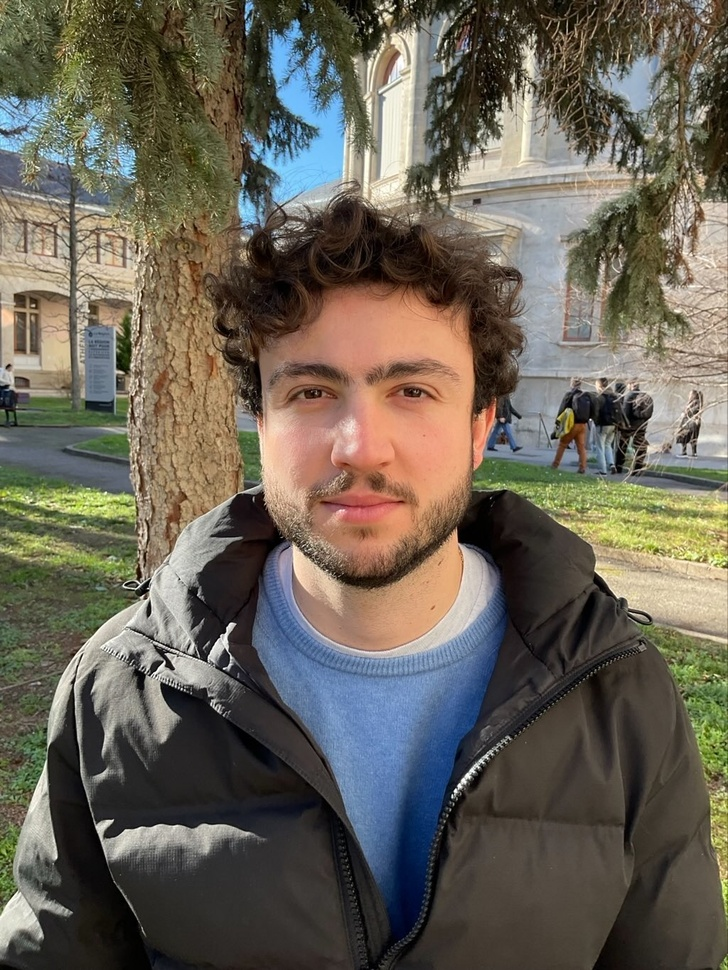
//> input picture images/moicassou.jpg, 728 x 970 px, shrunk from 1024 x 1365 before the run
$ ./replacePixels   (built with g++ and OpenCV 4)
//> lines starting //> are read from the running program, lines starting //| are printed output that depends on the picture
#include <stdio.h>
#include <opencv2/opencv.hpp>
#include <opencv2/imgproc/imgproc.hpp>

using namespace cv;
using namespace std;

int main() {

    Mat img, newimg;

    img = imread("/home/paviudes/dev/mosaicgiphycpp/images/moicassou.jpg", IMREAD_COLOR);
//> img is the input picture: 970 rows x 728 cols, CV_8UC3; mean B, G, R 87.4, 99.4, 105.6
    cvtColor(img, img, COLOR_BGR2GRAY);
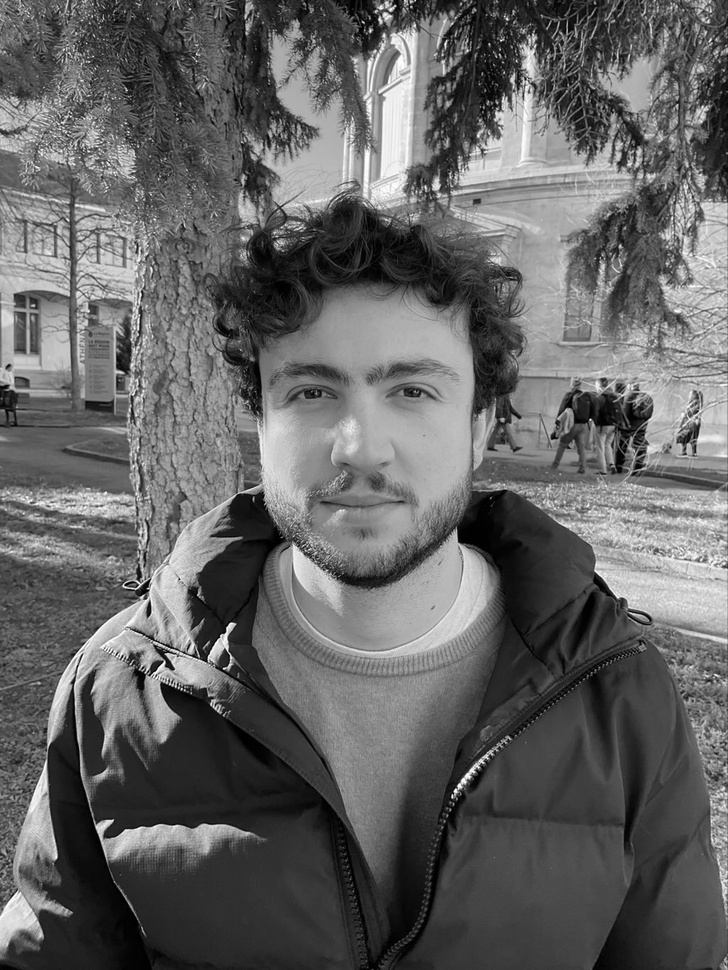
//> img: 970 rows x 728 cols, CV_8UC1; min 0, max 255, mean 99.9

    int width, height;
    width = img.size().width;
//> width = 728
    height = img.size().height;
//> height = 970

    // create new array
    Mat output_arr = Mat::zeros(Size(width, height), CV_8UC1);

    for (int i=0; i < height; i++)
    {
        for (int j=0; j < width; j++)
        {
            uchar &value = img.at<uchar>(j, i);
            uchar &newValue = output_arr.at<uchar>(j, i);
            newValue = value;
        }
    }

    // save big image
    imwrite("./zerosarray.jpg", output_arr);
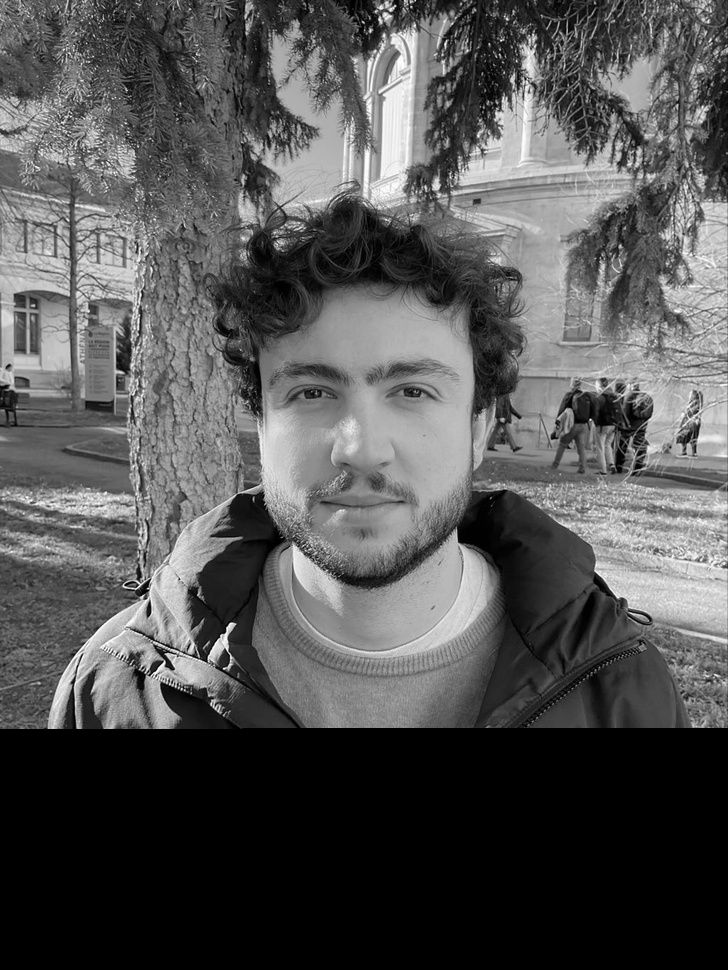
//> saved as zerosarray.jpg: 970 rows x 728 cols, CV_8UC1; min 0, max 255, mean 84.4

    return 0;
}

$ run again, with images/jeanne.jpg copied over images/moicassou.jpg
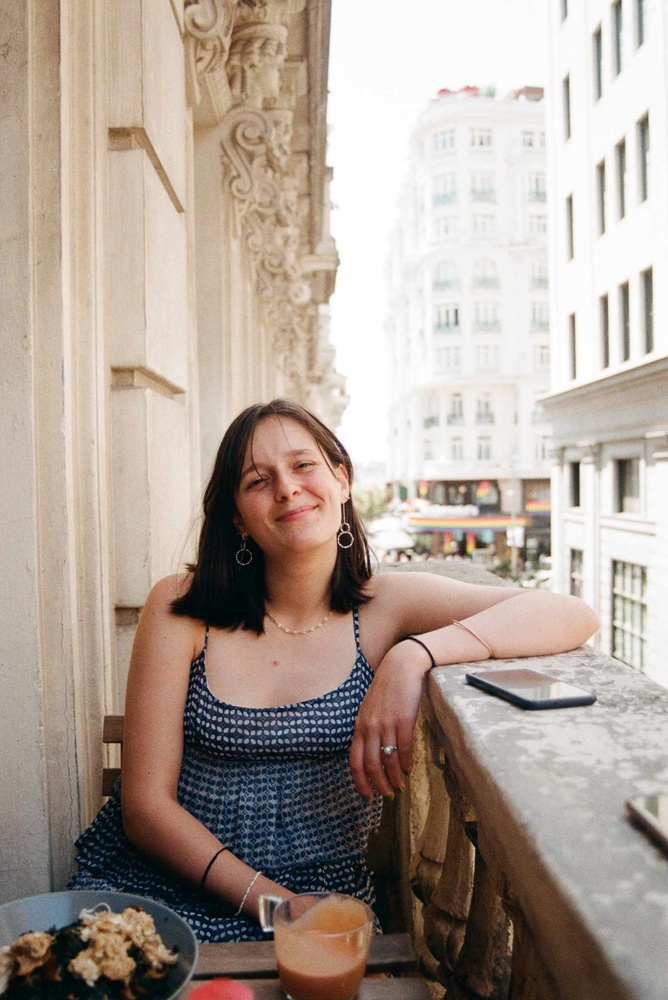
//> input picture images/jeanne.jpg, 668 x 1000 px, shrunk from 1368 x 2048 before the run
//> img is the input picture: 1000 rows x 668 cols, CV_8UC3; mean B, G, R 150.4, 160.3, 174.1
//> `cvtColor(img, img, COLOR_BGR2GRAY);`:
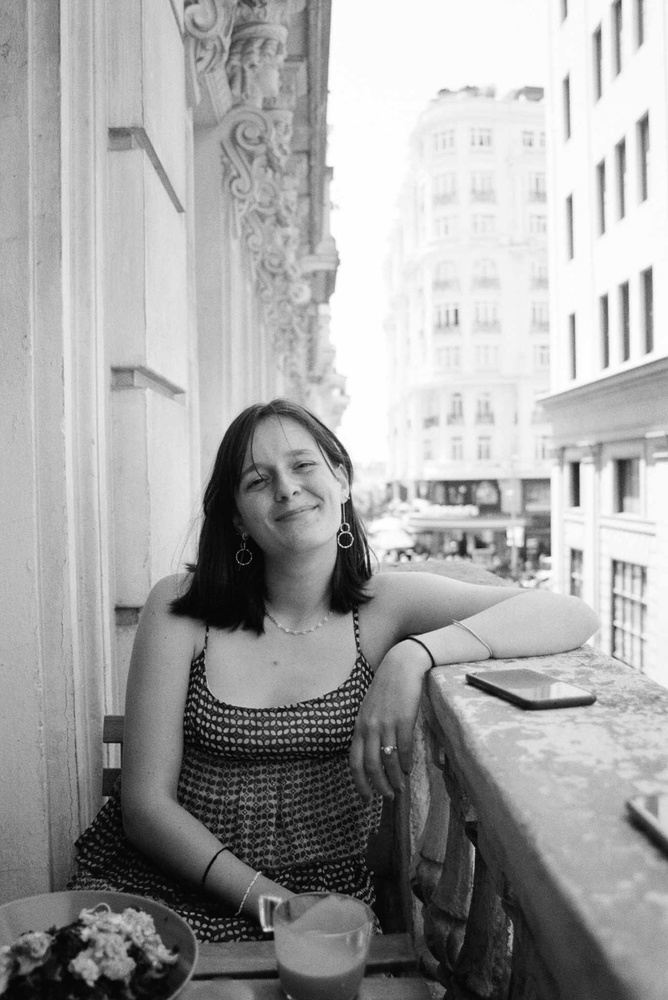
//> img: 1000 rows x 668 cols, CV_8UC1; min 0, max 255, mean 163.3
//> `imwrite("./zerosarray.jpg", output_arr);`:
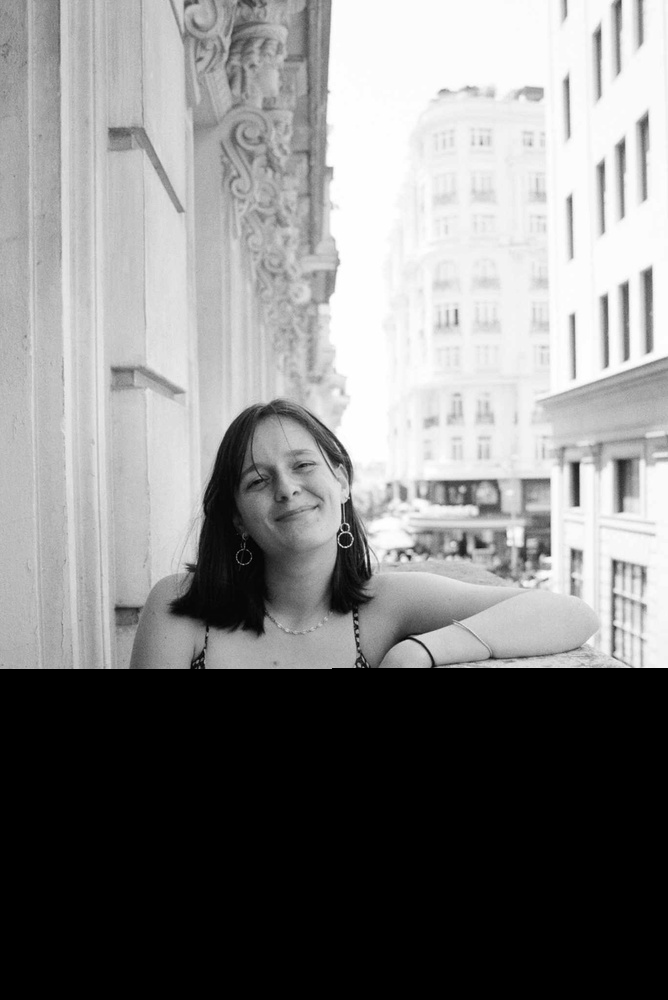
//> saved as zerosarray.jpg: 1000 rows x 668 cols, CV_8UC1; min 0, max 255, mean 130.6

$ run again, with images/sophia.jpg copied over images/moicassou.jpg
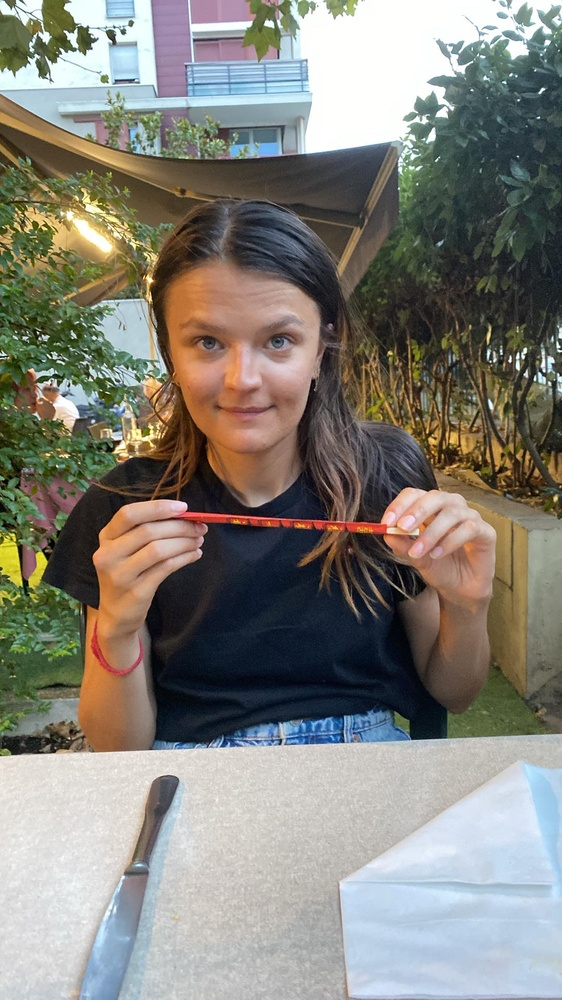
//> input picture images/sophia.jpg, 562 x 1000 px, shrunk from 1080 x 1920 before the run
//> img is the input picture: 1000 rows x 562 cols, CV_8UC3; mean B, G, R 121.5, 129.6, 131.9
//> `cvtColor(img, img, COLOR_BGR2GRAY);`:
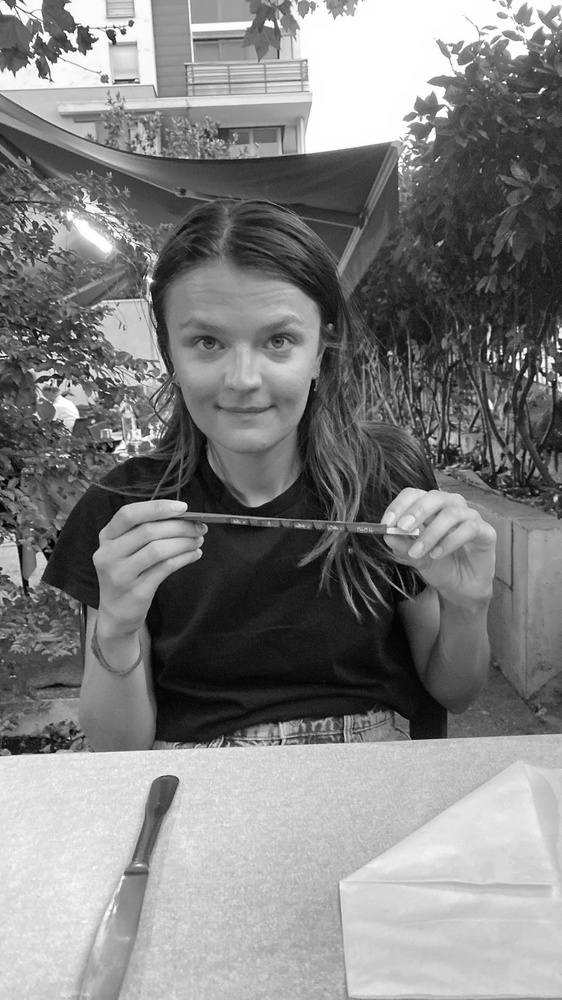
//> img: 1000 rows x 562 cols, CV_8UC1; min 0, max 255, mean 129.4
//> `imwrite("./zerosarray.jpg", output_arr);`:
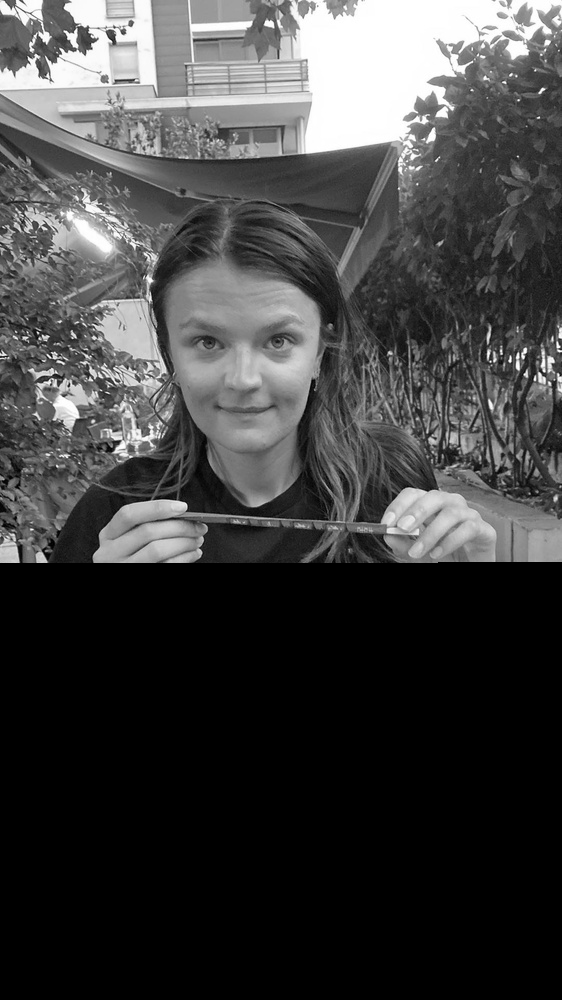
//> saved as zerosarray.jpg: 1000 rows x 562 cols, CV_8UC1; min 0, max 255, mean 64.8
